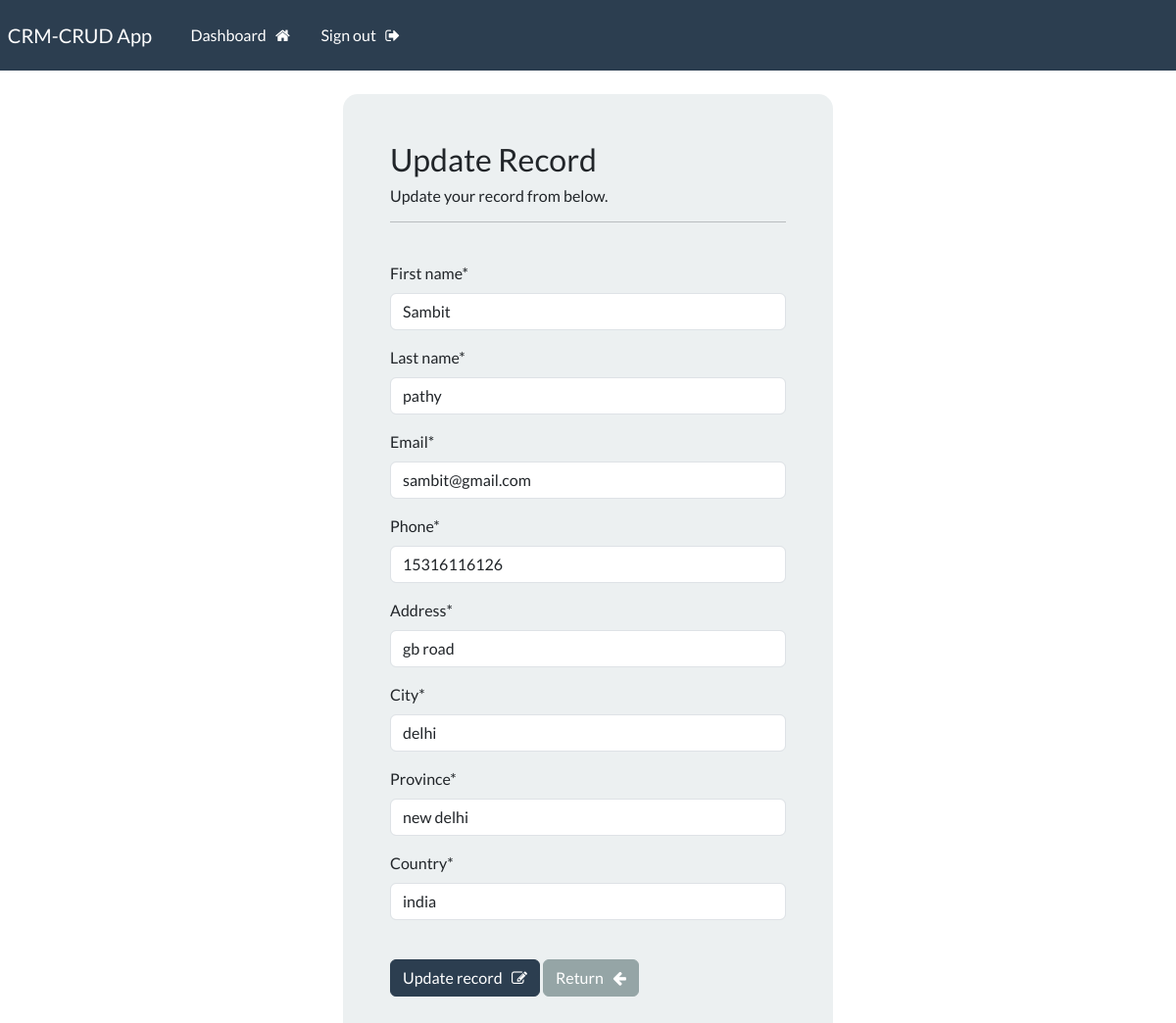
Page /update-record/2 (signed in) on the committed database.
### webapp/models.py (models this page shows, shortened)
class Record(models.Model):
    creation_date=models.DateTimeField(auto_now_add=True)
    first_name = models.CharField(max_length=100)
    last_name = models.CharField(max_length=100)
    email = models.CharField(max_length=255)
    phone=models.CharField(max_length=20)
    address = models.CharField(max_length=300)
    city=models.CharField(max_length=50)
    province=models.CharField(max_length=50)
    country=models.CharField(max_length=200)

### webapp/views.py (the view)
# urls.py: path('update-record/<int:pk>',views.update_record,name="update-record"),
@login_required(login_url='my-login')
def update_record(request,pk):
    record=Record.objects.get(id=pk)
    form=UpdateRecordForm(instance=record)
    if request.method == 'POST':
        form=UpdateRecordForm(request.POST,instance=record)
        if form.is_valid():
            form.save()
            messages.success(request,"Your record was updated!")
            return redirect("dashboard")
    context={'form':form}
    return render(request,'webapp/update-record.html',context=context)

### webapp/forms.py
class UpdateRecordForm(forms.ModelForm):
     class Meta:
        model=Record
        fields=['first_name','last_name','email','phone','address','city','province','country']

### webapp/templates/webapp/update-record.html (shortened to what this page needs)
{% extends 'webapp/base.html' %}
{% load crispy_forms_tags %}
{% block content %}
<body>
    <div class="container bg-light shadow-md p-5 form-layout">
        <h3>Update Record</h3>
        <h6>Update your record from below.</h6>
        <hr>
        <br>
        <form method="POST" autocomplete="off">
            {{form|crispy}}
            <br>
            <button type="submit" class="btn btn-primary">Update record &nbsp; <i class="fa fa-pencil-square-o" aria-hidden="true"></i></button>
            <a href="{% url 'dashboard'%}" class="btn btn-secondary">Return &nbsp; <i class="fa fa-arrow-left" aria-hidden="true"></i></a>
        </form>
        </div>
</body>
{% endblock %}

### static/css/styles.css (style rules this page uses)
.form-layout { border-radius: 15px; width: 500px; }

### rows in the picture
Record: first_name "Sambit", last_name "pathy", email "sambit@gmail.com", phone "15316116126", address "gb road", city "delhi", province "new delhi", country "india"
